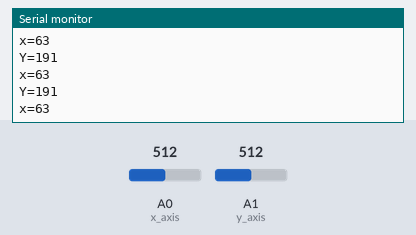
This sketch was run on a simulated Arduino Uno, built with avr-gcc and run on an emulated ATmega328P. Parts: the last lines printed to the serial monitor. The inputs (shaded band) are chosen by the test bench; at power-on: A0 (x_axis) = 512, A1 (y_axis) = 512. No radio packets arrive unless stated.

Above: at 1.2 s.
1.3 s: A0 (x_axis) set to 88
At 2.1 s:
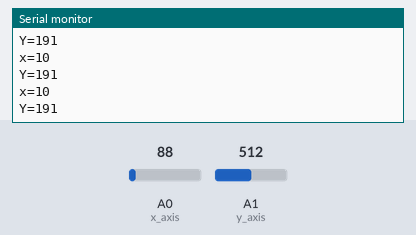
2.8 s: A0 (x_axis) set to 72
At 3.4 s:
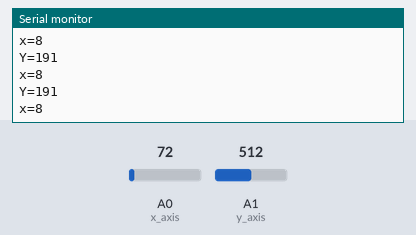
Timing chart, 0 to 5.8 s (numbered marks = the images above; inputs shaded):
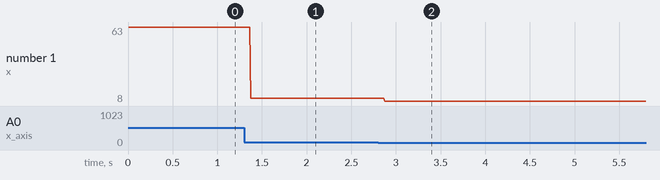

Measured:
- the behaviour switches between 81 and 80 on A0 (x_axis) (found by bisection; images 1 and 2)
- after the input at 1.3 s, the serial monitor: prints a new line after 0.07 s (image 1)
- after the input at 2.8 s, the serial monitor: prints a new line after 0.08 s (image 2)
- plotted number 1: 63 → 10 after the input at 1.3 s, 10 → 8 after the input at 2.8 s

The sketch:

real_trans.ino
```cpp
//Transmitter Code:

#include <SPI.h>
#include "RF24.h"

int x_axis = A0;
int y_axis = A1;
int xvalue;
int yvalue;
int data[2];

RF24 radio(9,10);
const uint64_t pipe=0xE8E8F0F0E1LL;

void setup() {
Serial.begin(9600);
radio.begin();
radio.openWritingPipe(pipe);
}

void loop() {{
xvalue=analogRead(x_axis);
xvalue=map(xvalue,0,1023,0,127);
data[0]=xvalue;
radio.write(data,1);

}
{
yvalue=analogRead(y_axis);
yvalue=map(yvalue,0,1023,128,255);
data[1]=yvalue;
radio.write(data,1);
}

Serial.print("x=");
Serial.println(xvalue);

Serial.print("Y=");
Serial.println(yvalue);
}
```
